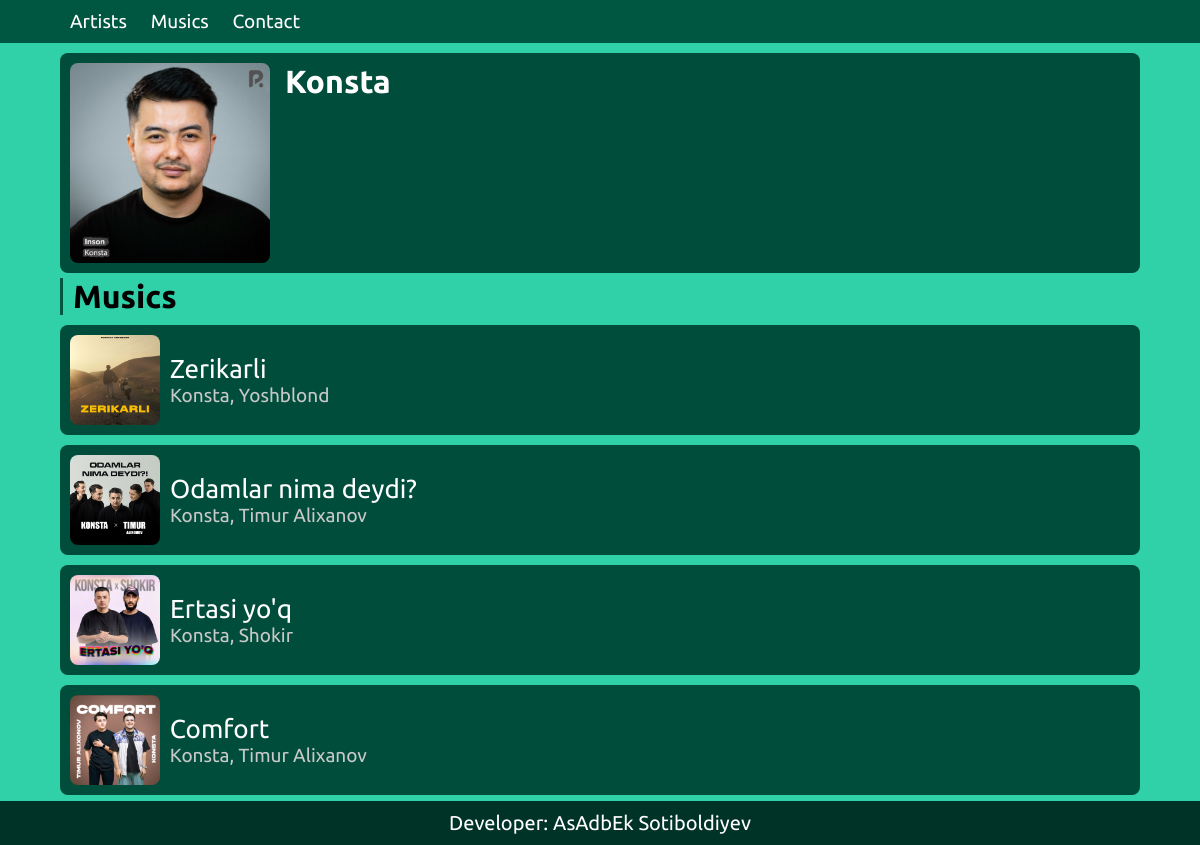
/artist/artist/1, run on the app's committed database.
### music/models.py (models this page shows, shortened)
class Artist(models.Model):
	user=models.ForeignKey(User,on_delete=models.CASCADE)
	name=models.CharField(max_length=250)
	musics=models.ManyToManyField('Music',
		related_name='artist_musics')
	profile_img=models.ImageField(
		upload_to='artist-profile/',
		null=True,blank=True,
		default='artist-profile/default.jpg'
		)

class Music(models.Model):
	title=models.CharField(max_length=250)
	artist=models.ManyToManyField('Artist',related_name='mus_artists')
	music=models.FileField(
		upload_to='musics_f/',
		unique=True,blank=True,null=True,
		validators=[FileExtensionValidator(['mp3','wav','ogg'])]
		)
	text=models.FileField(
		upload_to='texts/',
		blank=True,null=True,
		validators=[FileExtensionValidator(['txt'])]
		)
	music_img=models.ImageField(
		upload_to='music-profile/',
		null=True,blank=True,
		default='music-profile/default.jpg'
		)
	created_at=models.DateTimeField(auto_now_add=True)
	def artists_str(self):
		artists_lst=self.artist.all()
		lst=[str(i.name) for i in artists_lst]
		return ', '.join(lst)

### artist/views.py (the view)
# urls.py: path('artist/<int:artist_id>',ArtistView,name="artist_page"),
def ArtistView(request,artist_id):
	artist=Artist.objects.get(id=artist_id)
	musics=artist.musics.all()
	context={
		'artist':artist,
		'musics':musics
	}
	return render(request,'artist/artist.html',context)

### templates/artist/artist.html (shortened to what this page needs)
{% extends "base.html" %}
{% load static %}
{% block static_link %}
	<link rel="stylesheet" href="{% static "css/music.css" %}">
	<link rel="stylesheet" href="{% static "css/listpages.css" %}">
{% endblock static_link %}
{% block content %}
<div class="container">
	<div id="music-box">
		<img src="{{ artist.profile_img.url }}" width="200" height="200">
		<div id="music-box-detail">
			<h1 id="music-box-title">{{ artist.name }}</h1>
		</div>
	</div>
	<h1 id="page-title">Musics</h1>
	{% for music in musics %}
		<div class="list-box">
			<img src="{{ music.music_img.url }}" width="90" height="90">
			<div class="list-box-detail">
				<a class="list-box-title link" href="{% url 'music_page' music.id %}">
					{{ music.title }}
				</a>
				<p class="list-box-artist">
					{{ music.artists_str }}
				</p>
			</div>
		</div>
	{% endfor %}
	<footer>
		<p>Developer: <a class="link" href="https://github.com/asadbek-sotiboldiyev" target='_blank'>AsAdbEk Sotiboldiyev</a></p>
	</footer>
{% endblock content %}

### static/css/style.css (style rules this page uses)
* { margin: 0; padding: 0; font-family: 'Ubuntu', sans-serif; }
body { background-color: rgb(48, 209, 169); }
.container { width: 90%; margin: 0 auto; }
#page-title { margin: 5px 0; padding-left: 10px; border-left: 3px solid rgb(0, 87, 65); }
footer { position: fixed; left: 0; bottom: 0; width: 100%; background-color: #003328; text-align: center; color: white; font-size: 20px; padding: 5px 0; padding: 10px 0; }
footer a { text-decoration: none; color: white; }

### static/css/music.css (style rules this page uses)
#music-box { display: flex; background-color: #004d3c; padding: 10px; border-radius: 8px; box-sizing: border-box; margin-bottom: 5px; }
#music-box img { width: 200px; height: 200px; border-radius: 8px; }
#music-box-detail { margin-left: 15px; }
#music-box-title { color: white }

### static/css/listpages.css (style rules this page uses)
.list-box { display: flex; padding: 10px; margin: 10px 0; border-radius: 8px; background-color: #004d3c; }
.list-box img { width: 90px; height: 90px; border-radius: 8px; }
.list-box a,.list-box p { display: block; text-decoration: none; }
.list-box-detail { margin: auto auto; width: 100%; margin-left: 10px; }
.list-box-title { color: white; font-size: 26px; }
.list-box-artist { color: rgb(201, 201, 201); font-size: 19px; }

### data on the page
Artist: profile_img (picture), name "Konsta"
Music: music_img (picture), title "Zerikarli", artists_str "Konsta, Yoshblond"
Music: music_img (picture), title "Odamlar nima deydi?", artists_str "Konsta, Timur Alixanov"
Music: music_img (picture), title "Ertasi yo'q", artists_str "Konsta, Shokir"
Music: music_img (picture), title "Comfort", artists_str "Konsta, Timur Alixanov"
